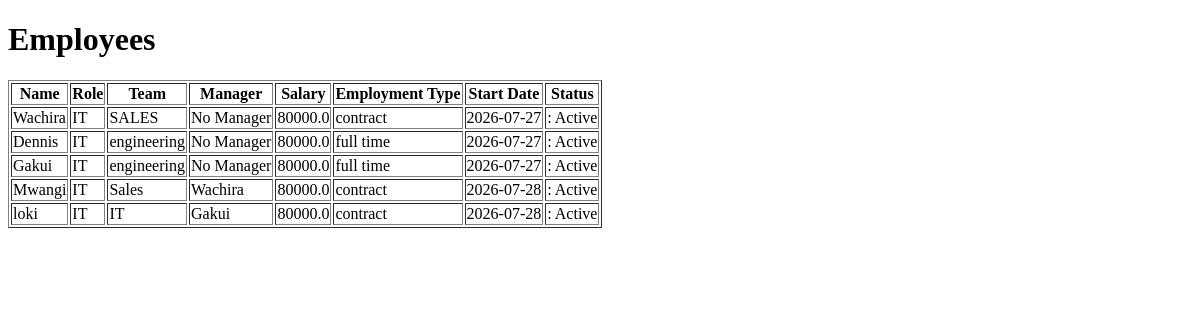
Page /employees on the earlier database version.
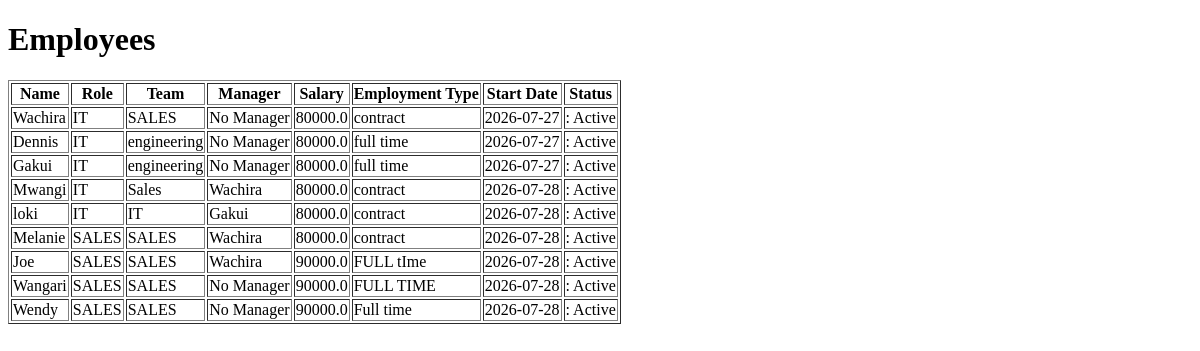
Same page on the later database version.
### models/employees.py (models this page shows)
class Employee(db.Model):
    __tablename__ = "employees"
    id = db.Column(db.Integer, primary_key=True)
    name = db.Column(db.String(100), nullable=False)
    role = db.Column(db.String(100), nullable=False)
    team = db.Column(db.String(100), nullable=False)
    salary = db.Column(db.Float, nullable=False)
    employment_type = db.Column(db.String(50), nullable=False)
    leave_balance = db.Column(
    db.Integer,
    nullable=False,
    default=21
)
    start_date = db.Column(db.Date, nullable=False)
    manager_id = db.Column(
    db.Integer,
    db.ForeignKey("employees.id"),
    nullable=True
)
    manager = relationship(
        "Employee",
        remote_side=[id],
        backref="subordinates"
    )
    is_active = db.Column(db.Boolean, default=True)

### routes/employee_routes.py (the view)
@employee_bp.route("/employees")
def list_employees():
    employees = Employee.query.all()
    return render_template("employees.html", employees=employees)

### templates/employees.html (shortened to what this page needs)
<!DOCTYPE html>
<html>
<head>
</head>
<body>
<h1>Employees</h1>
{% if employees %}
<table border="1">
    <tr>
        <th>Name</th>
        <th>Role</th>
        <th>Team</th>
        <th>Manager</th>
        <th>Salary</th>
        <th>Employment Type</th>
        <th>Start Date</th>
        <th>Status</th>
    </tr>
    {% for employee in employees %}
    <tr>
        <td>{{ employee.name }}</td>
        <td>{{ employee.role }}</td>
        <td>{{ employee.team }}</td>
        <td>
            {% if employee.manager %}
                {{ employee.manager.name }}
            {% else %}
                No Manager
            {% endif %}
        </td>
        <td>{{ employee.salary }}</td>
        <td>{{ employee.employment_type }}</td>
        <td>{{ employee.start_date }}</td>
        <td>
            {%if employee.is_active%}:
                Active
            {%else%}
                Inactive
            {%endif%}
        </td>
    </tr>
    {% endfor %}
</table>
{% else %}
<p>No employees found.</p>
{% endif %}
</body>
</html>

Differences in the rows shown:
added Employee: name "Melanie", role "SALES", team "SALES", manager.name "Wachira", salary "80000.0", employment_type "contract", start_date "2026-07-28", is_active ": Active"
added Employee: name "Joe", role "SALES", team "SALES", manager.name "Wachira", salary "90000.0", employment_type "FULL tIme", start_date "2026-07-28", is_active ": Active"
added Employee: name "Wangari", role "SALES", team "SALES", shows "No Manager", salary "90000.0", employment_type "FULL TIME", start_date "2026-07-28", is_active ": Active"
added Employee: name "Wendy", role "SALES", team "SALES", shows "No Manager", salary "90000.0", employment_type "Full time", start_date "2026-07-28", is_active ": Active"
